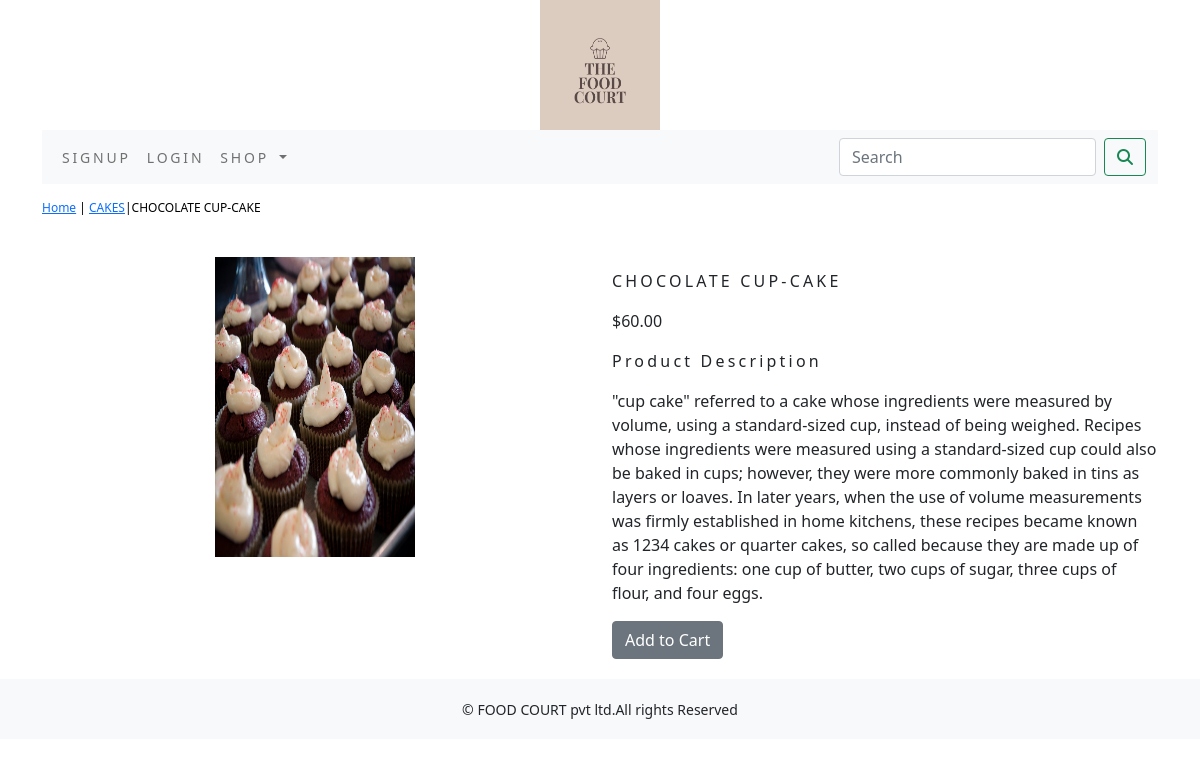
Screenshot of /foodcourt/cakes/chocolate-cup-cake/ with the database file from the repository.
### foodcourt/models.py (models this page shows, shortened)
class Product(models.Model):
    name=models.CharField(max_length=250,unique=True)
    slug=models.SlugField(max_length=250,unique=True)
    description=models.TextField(blank=True)
    price=models.DecimalField(max_digits=10,decimal_places=2)
    category=models.ForeignKey(Category,on_delete=models.CASCADE)
    image=models.ImageField(upload_to='product',blank=True)
    stock=models.IntegerField()
    available=models.BooleanField(default=True)
    created=models.DateTimeField(auto_now_add=True)
    updated=models.DateTimeField(auto_now=True)
    class Meta:
        ordering=('name',)
        verbose_name='product'
        verbose_name_plural='products'

class Category(models.Model):
    name=models.CharField(max_length=250,unique=True)
    slug=models.SlugField(max_length=250,unique=True)
    description=models.TextField(blank=True)
    image=models.ImageField(upload_to='category',blank=True)
    class Meta:
        ordering=('name',)
        verbose_name='category'
        verbose_name_plural='categories'
    def get_url(self):
        return  reverse('foodcourt:product_by_category',args=[self.slug])
    def __str__(self):
        return  '{}'.format(self.name)

### foodcourt/views.py (the view)
# urls.py: path('<slug:c_slug>/<slug:product_slug>/', views.proDetail, name='prodCatdetail'),
def proDetail(request,c_slug,product_slug):
    try:
        product=Product.objects.get(category__slug=c_slug,slug=product_slug)
    except Exception as e:
        raise e
    return  render(request,'product.html',{'product':product})

### cart/context_processors.py (called while the page is built)
def counter(request):
    item_count=0
    if 'admin' in request.path:
        return  {}
    else:
        try:
            cart=Cart.objects.filter(cart_id=_cart_id(request))
            car_items=CartItem.objects.all().filter(cart=cart[:1])
            for cart_item in car_items:
                item_count += cart_item.quantity
        except Cart.DoesNotExist:
            item_count =0
    return  dict(item_count=item_count)

### cart/views.py (called while the page is built)
def _cart_id(request):
    cart=request.session.session_key
    if not cart:
        cart=request.session.create()
    return cart

### foodcourt/context_processors.py (called while the page is built)
def menu_links(request):
    links=Category.objects.all()
    return dict(links=links)

### templates/product.html (shortened to what this page needs)
{% extends 'base.html' %}
{% load static %}
{% block content %}
<div class="row my_prod_row_class">
    <div class="mx_auto">
        <p> <a href="{% url 'foodcourt:allProdCat' %}">Home</a> | <a href ="{{product.category.get_url}}">{{product.category}}</a>|{{product.name}}</p>
    </div>
<div class="container">
<br>
<div class="row">
    <div class="col-12 col-sm-12 col-md-12 col-lg-6 text-center">
        <div style="min-width:18rem">
            <img src="{{product.image.url}}" style="width:200px;height:300px" alt="{{product.name}}">
        </div>
    </div>
     <div class="col-12 col-sm-12 col-md-12 col-lg-6">
         <div>
         <h1 class="my_prod_title">{{product.name}}</h1>
         <p>${{product.price}}</p>
         <p class="my_title"> Product Description</p>
         <p class="text-justify my_rod_text">{{product.description}}</p>
         {% if  product.stock <= 0 %}
         <p class="text-justify my_prod_text"><b>Out of stock</b></p>
         {% else %}
         <a class="btn btn-secondary" href="{% url 'cart:add_cart' product.id %}">Add to Cart</a>
         {% endif%}
     </div>
 </div>
</div>
</div>
</div>
{% endblock  %}

### static/css/custom.css (style rules this page uses)
body { font-family: 'Roboto', sans-serif; }
.my_title { font-size:16px; text_transform:uppercase; letter-spacing:.2em; }
.my_prod_row_class { padding-top:15px; padding-bottom:20px }
.my_prod_row_class .mx_auto { color:#000; font-size:12px; text-decoration:none; }
.my_prod_title { font-size:16px; text_transform:uppercase; letter-spacing:.2em; padding-top:15px; padding-bottom:10px; }

### rows the page displays
Product: category "CAKES", name "CHOCOLATE CUP-CAKE", image (picture), price "60.00", description "\"cup cake\" referred to a cake whose ingredients were measured by volume, using a standard-sized cup, instead of being weighed. Recipes whose ingredients were measured using a standard-sized cup could also be baked in cups; however, they were more commonly baked in tins as layers or loaves. In later years, when the use of volume measurements was firmly established in home kitchens, these recipes became known as 1234 cakes or quarter cakes, so called because they are made up of four ingredients: one cup of butter, two cups of sugar, three cups of flour, and four eggs."
